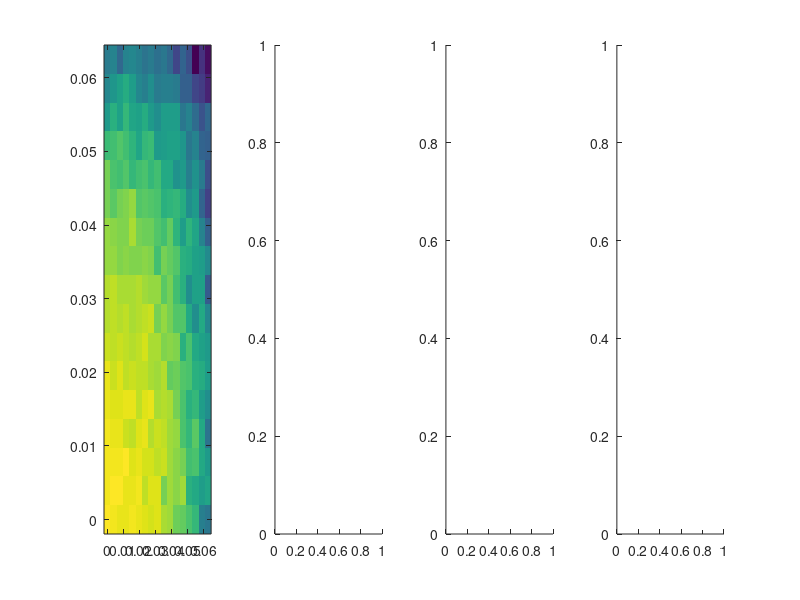

The MATLAB source for this figure: (Note: this script raises an error after producing the figure.)
% Load one of these files and run the script
load('./Results/Schaeffer214-Model/CTRL_block_var_noise_17x17_evals_adhd.mat')

%load('./Results/Schaeffer214-Model/CTRL_block_var_noise_17x17_evals_adhd.mat')


figure_handle = figure;

% 
for kk=1:4
    ax(kk) = subplot(1, 4, kk);
end


% Get axis data and square to get variance info
% Variance in the hubs
vsh = unique(VSH).^2;
% Variance in the periphery
vsp = unique(VSP).^2;

title_str = {'all', 'h-h', 'feeder', 'p-p'};

% Get results for all type of connections
% All connections
r(1).map = reshape(median(r_ctrl_esc_afc.all_edges), size(VSH));
% Hub-Hub connections
r(2).map = reshape(median(r_ctrl_esc_afc.hub_edges), size(VSH));
% Feeder
r(3).map = reshape(median(r_ctrl_esc_afc.feed_edges), size(VSH));
% Periphery
r(4).map = reshape(median(r_ctrl_esc_afc.periphery_edges), size(VSH));

min_r_val = [];
max_r_val = [];

for kk=1:4
    min_r_val = [min_r_val min(r(kk).map)];
    max_r_val = [max_r_val max(r(kk).map)];
end

min_r_val = min(min_r_val);
max_r_val = max(max_r_val);


for kk=1:4
    ih(kk) = imagesc(ax(kk), vsh, vsp, r(kk).map);
    set(ax(kk), 'YDir', 'Normal')
    ax(kk).XLim = [min(vsh(:)) max(vsh(:))];
    ax(kk).YLim = [min(vsp(:)) max(vsp(:))];
    caxis(ax(kk), [min_r_val max_r_val])
    ax(kk).Title.String = title_str{kk};
    ax(kk).XLabel.String = 'Var[\sigma_H]';
    ax(kk).YLabel.String = 'Var[\sigma_P]';
end

% Colornar object
ch = colorbar;
ch.LineWidth = 1.5;
ch.AxisLocationMode = 'manual';
ch.Position = [0.9301 0.2057 0.0106 0.6971];

% Plot the results for feeder locations
figure_handle_feeder = figure;
ax_f = subplot(1,1,1);

ih(5) = imagesc(ax_f, vsh, vsp, imgaussfilt(r(3).map, 5));
set(ax_f, 'YDir', 'Normal')
ax_f.XLim = [min(vsh(:)) max(vsh(:))];
ax_f.YLim = [min(vsp(:)) max(vsp(:))];
caxis(ax_f, [min(r(3).map(:)) max(r(3).map(:))])
ax_f.Title.String = title_str{3};
ax_f.XLabel.String = 'Var[\sigma_H]';
ax_f.YLabel.String = 'Var[\sigma_P]';
axis square
hold(ax_f, 'on')
plot(ax_f, vsh, vsp, 'k')
plot(ax_f, vsh, 0.75*vsp, 'k--')
plot(ax_f, vsh, 0.96*vsp, 'k:')

% assume value for ctrl var(sigma_h) and var(sigma_p)
var_sh_c = 0.04;
var_sp_c = var_sh_c * 0.75;
var_sh_a = var_sh_c + var_sh_c * 0.03;
var_sp_a = var_sh_a *0.97;

plot(ax_f, var_sh_c, var_sp_c, 'wx', 'markersize', 14)
plot(ax_f, var_sh_a, var_sp_a, 'rx', 'markersize', 14)

ch_f = colorbar;
ch_f.LineWidth = 1.5;
ch_f.AxisLocationMode = 'manual';
ch_f.Position = [0.9301 0.2057 0.0106 0.6971];
